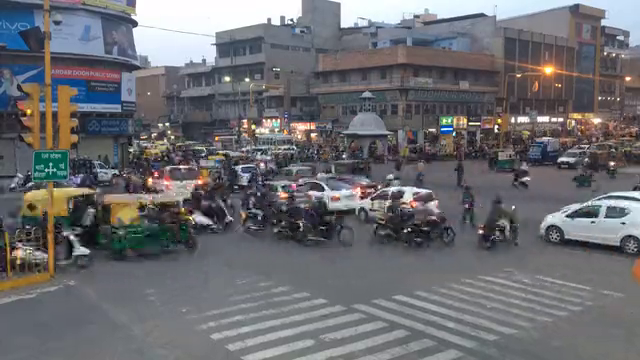
#> input picture frame 117 of india.mp4, 640 x 360 px
$ python cap.py
#> lines starting #> are read from the running program, lines starting #| are printed output that depends on the picture; after the words box and inside, x2 and y2 are one past the last pixel; in counts of white or black regions, pixels touching at a corner belong together
# import cv2

# # our image
# img_file = 'images.jpg'

# # our pre-trained classifier
# classifier_file = 'cars.xml'

# # create opencv image
# img = cv2.imread(img_file)

# # convert to grayscale (needed for haar cascade)
# black_n_white = cv2.cvtColor(img, cv2.COLOR_BGR2GRAY)

# # create car classifier
# car_tracker = cv2.CascadeClassifier(classifier_file)

# # detect cars
# cars = car_tracker.detectMultiScale(black_n_white)
# print(cars)

# # draw rectangle around the cars
# for (x, y, z, w) in cars:
#     cv2.rectangle(img, (x, y), (x+w, y+z), (0, 0, 255), 2)

# # display the image with the faces spotted
# cv2.imshow('Clever Programmer Car Detector', img)

# # don't auto closed (wait here in the code and listen for a key press)
# cv2.waitKey()


# print("code competed")


import cv2
# load some pre-trained data on car rear ends (haar cascade algorithm)
car_tracker = cv2.CascadeClassifier('cars.xml')
pedestrian_tracker = cv2.CascadeClassifier('haarcascade_fullbody.xml')

# get car footage
video= cv2.VideoCapture('india.mp4')

# itrate forever over frames
while True:
    # read the current frame
    read_successful, frame = video.read()
#> frame is the input picture: shape (360, 640, 3); mean B, G, R 112.4, 108.3, 108.2

    # safe codes
    if read_successful:
        # must convert to greyscale
        grayscaled_frame = cv2.cvtColor(frame, cv2.COLOR_BGR2GRAY)
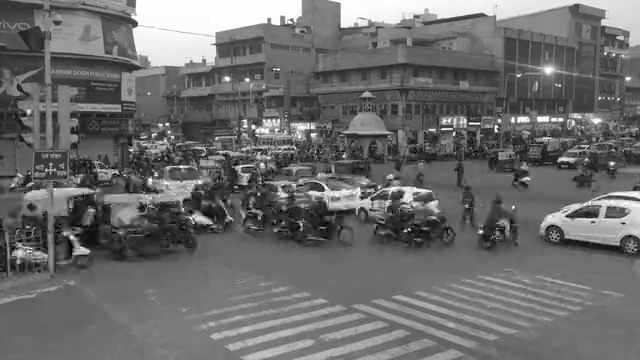
#> grayscaled_frame: shape (360, 640); min 0, max 255, mean 108.7
    else:
        break

    # Detect cars
    cars = car_tracker.detectMultiScale(grayscaled_frame)#, scaleFactor = 1.1, minNeighbors=2)
#> cars = [[592, 185, 45, 45], [558, 186, 47, 47], [328, 142, 148, 148]]

    # detect pedestrians
    pedestrains = pedestrian_tracker.detectMultiScale(grayscaled_frame)
#> pedestrains = ()

    # Draw rectangles around the cars
    for (x, y, z, w) in cars:
        cv2.rectangle(frame, (x, y), (x+z, y+w), (0, 0, 255), 2)
#> this loop made 3 passes
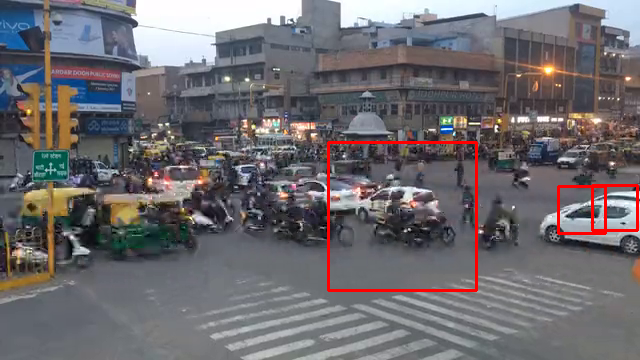
#> frame: shape (360, 640, 3); 1.23% of pixels changed, all inside (x1, y1, x2, y2) = (327, 141, 639, 292)

    # Draw rectangles around the pedestrains
    for (x, y, z, w) in pedestrains:
        cv2.rectangle(frame, (x, y), (x+z, y+w), (0, 255, 255), 2)
#> this loop made 0 passes

    # display the image with the faces spotted
    cv2.imshow('Clever Programmer Car Detector', frame)

    # don't auto closed (wait here in the code and listen for a key press)
    cv2.waitKey(1)

$ run again, starting later in the video
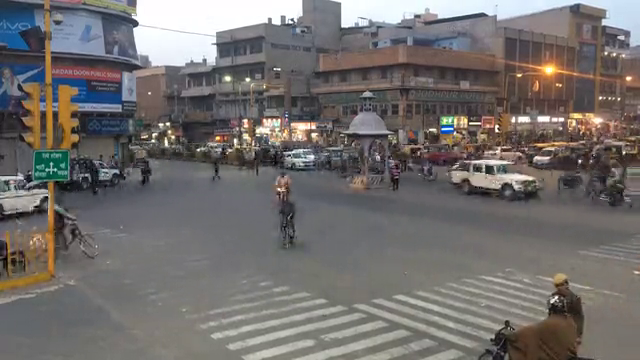
#> input picture frame 526 of india.mp4, 640 x 360 px
#> frame is the input picture: shape (360, 640, 3); mean B, G, R 109.1, 110.6, 114.4
#> cars = [[454, 128, 108, 108]]
#> pedestrains = [[198, 121, 33, 66], [266, 177, 39, 78]]
#> the loop `for (x, y, z, w) in cars:` made 1 pass
#> after the loop `for (x, y, z, w) in cars:`:
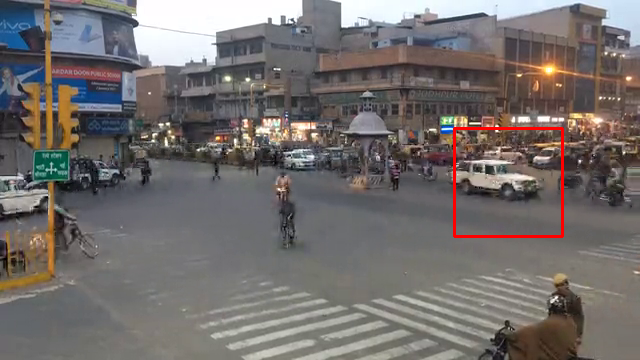
#> frame: shape (360, 640, 3); 0.56% of pixels changed, all inside (x1, y1, x2, y2) = (453, 127, 564, 238)
#> the loop `for (x, y, z, w) in pedestrains:` made 2 passes
#> after the loop `for (x, y, z, w) in pedestrains:`:
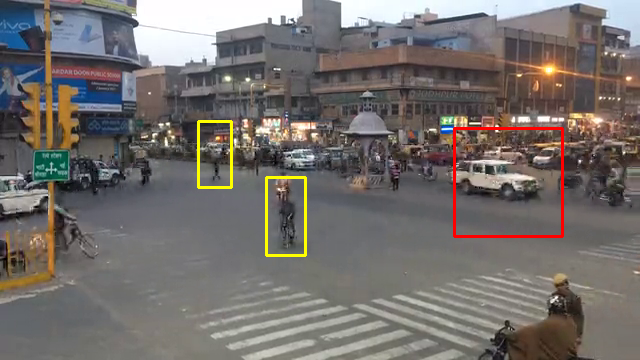
#> frame: shape (360, 640, 3); 0.56% of pixels changed, all inside (x1, y1, x2, y2) = (197, 120, 307, 257)

$ run again, starting later in the video
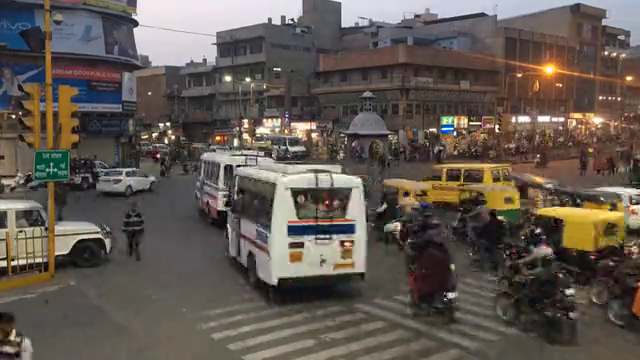
#> input picture frame 936 of india.mp4, 640 x 360 px
#> frame is the input picture: shape (360, 640, 3); mean B, G, R 81.3, 88.4, 97.1
#> cars = [[282, 228, 28, 28], [531, 300, 37, 37]]
#> pedestrains = [[112, 189, 40, 80]]
#> the loop `for (x, y, z, w) in cars:` made 2 passes
#> after the loop `for (x, y, z, w) in cars:`:
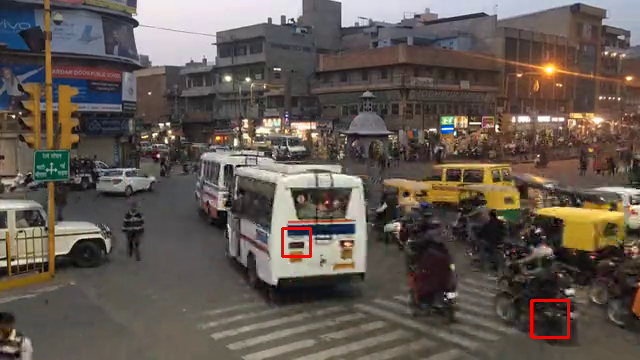
#> frame: shape (360, 640, 3); 0.34% of pixels changed, all inside (x1, y1, x2, y2) = (281, 227, 570, 339)
#> the loop `for (x, y, z, w) in pedestrains:` made 1 pass
#> after the loop `for (x, y, z, w) in pedestrains:`:
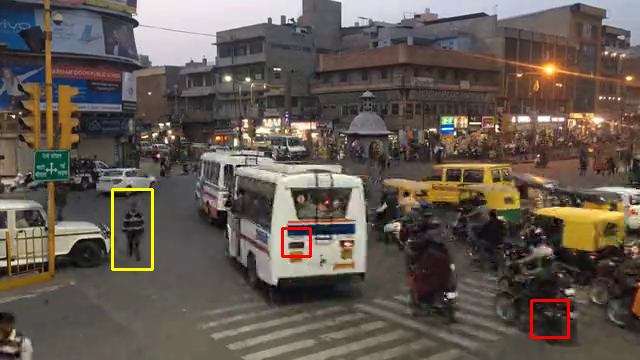
#> frame: shape (360, 640, 3); 0.31% of pixels changed, all inside (x1, y1, x2, y2) = (111, 188, 154, 271)
